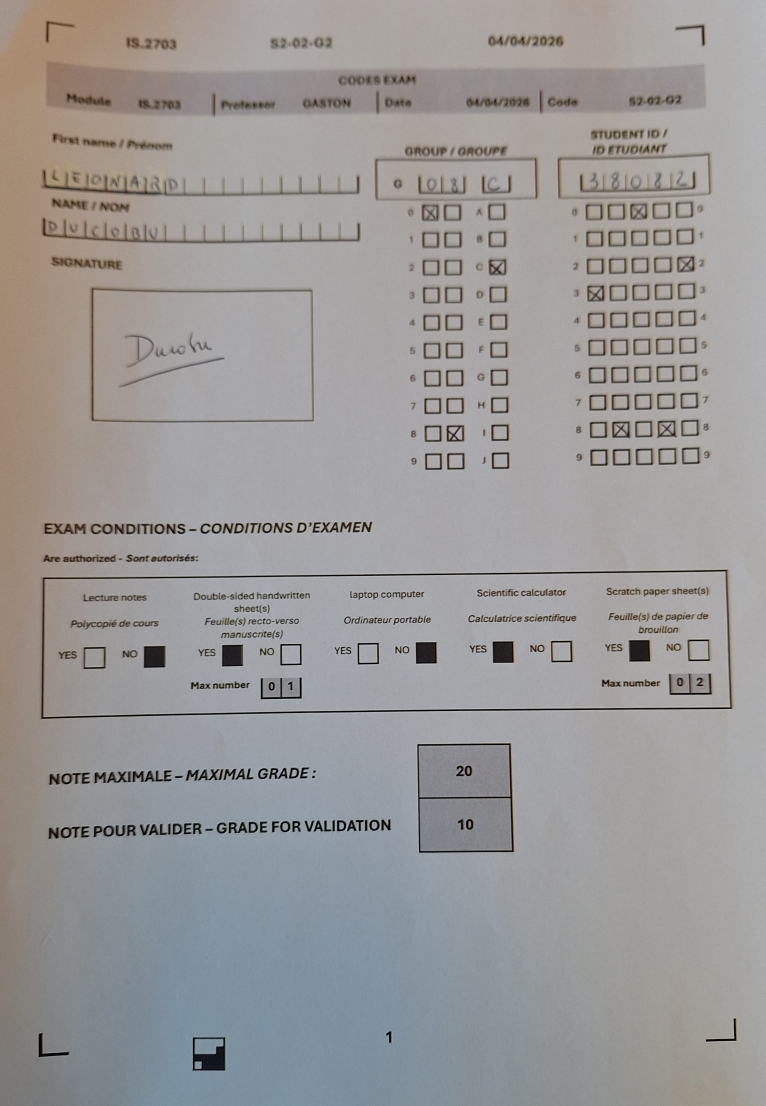
#> input picture src/data_exemple/EXAM_FORM3_38082/EXAM_FORM3_38082.jpg, 2296 x 3317 px (shown at 1/3 size)
$ python student_id_grid_detector.py data_exemple/EXAM_FORM3_38082/EXAM_FORM3_38082.jpg
#> lines starting #> are read from the running program, lines starting #| are printed output that depends on the picture; after the words box and inside, x2 and y2 are one past the last pixel; in counts of white or black regions, pixels touching at a corner belong together
# student_id_grid_detector.py
# Programme autonome pour lire le Student ID dans la grille 5 x 10.
# Méthodes utilisées : niveaux de gris, étirement d'histogramme, seuillage,
# morphologie simple, étiquetage de régions, profils / regroupement de coordonnées.

import os
import re
import csv
import itertools
import numpy as np
from skimage import io, color, transform, exposure, filters, measure, morphology, draw


# -----------------------------
# Paramètres principaux
# -----------------------------
SOURCE_PATH_DATA = "data/"
OUTPUT_CSV = "student_id_grid_results.csv"
DEBUG_DIR = "id_debug"

# ROI approximative de la grille STUDENT ID dans la page redressée.
# Format : x_min, y_min, x_max, y_max en pourcentage de largeur / hauteur.
ID_ROI_RATIO = (0.68, 0.12, 0.98, 0.55)

N_COLS = 5
N_ROWS = 10

# Seuil minimum pour dire qu'une case est cochée.
# Si les images sont très propres, 0.035 suffit souvent.
# Si les X sont très fins/faibles, descendre vers 0.025.
MIN_CHECK_RATIO = 0.030

# Padding interne : on enlève les bords imprimés de la case.
INNER_PAD_RATIO = 0.27


# -----------------------------
# Chargement et prétraitement
# -----------------------------
def load_gray_image(path):
    """Charge une image, la convertit en niveaux de gris float [0,1], et la met en portrait."""
    img = io.imread(path)
#> img is the input picture: shape (3317, 2296, 3); mean R, G, B 154.6, 152.5, 152.3

    if img.ndim == 3:
        img_gray = color.rgb2gray(img)
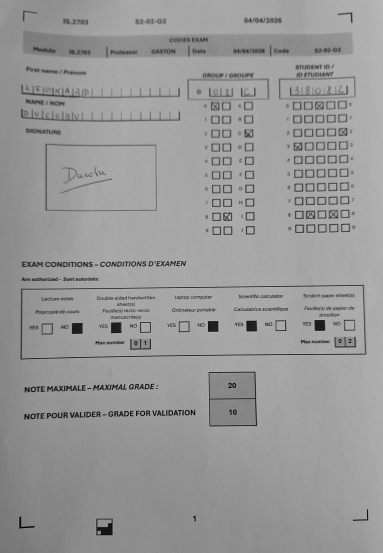
#> img_gray: shape (3317, 2296) float64 (shown at 1/6 size); min 0, max 0.796, mean 0.6
    else:
        img_gray = img.astype(float)
        if img_gray.max() > 1.0:
            img_gray = img_gray / 255.0

    # Même logique que ton turn_image : si la photo est en paysage, on tourne.
    H, W = img_gray.shape
    if W > H:
        img_gray = transform.rotate(img_gray, angle=270, resize=True, preserve_range=True)

    return img_gray


def stretch_histo(img_gray, p_low=5, p_high=95):
    """Etirement d'histogramme basique."""
#> called with p_low = 5, p_high = 95
    low, high = np.percentile(img_gray, (p_low, p_high))
#> low = 0.471; high = 0.678
    if high <= low:
        return img_gray
    return exposure.rescale_intensity(img_gray, in_range=(low, high), out_range=(0, 1))
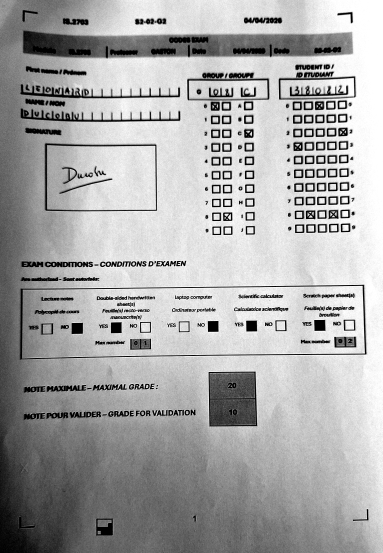
#> returned value: shape (3317, 2296) float64 (shown at 1/6 size); min 0, max 1, mean 0.664


def binarize_dark_pixels(img_gray):
    """
    Binarise les pixels foncés.
    Résultat : True = noir / encre / traits imprimés.
    """
    img_stretched = stretch_histo(img_gray)
    otsu = filters.threshold_otsu(img_stretched)
#> otsu = 0.6

    # On rend le seuil un peu plus strict que Otsu pour éviter les ombres gris clair.
    # 0.92 garde les traits noirs et l'encre, mais rejette mieux le fond.
    threshold = otsu * 0.92
#> threshold = 0.552
    img_bin = img_stretched < threshold
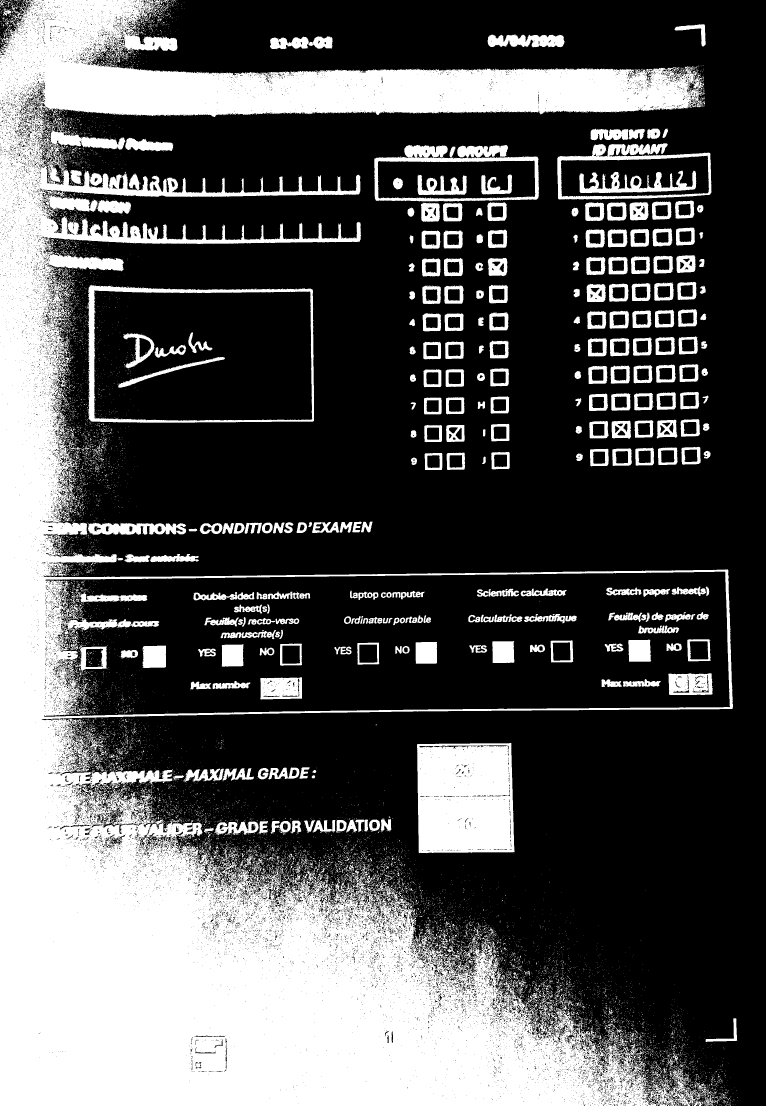
#> img_bin: shape (3317, 2296) bool (shown at 1/3 size); 33% white; 13916 white regions (13121 under 20 px), largest, box (x1, y1, x2, y2) and area: (0, 0, 2199, 3317) 1951114, (1251, 2229, 1545, 2560) 91112, (260, 854, 942, 1268) 21353

    # Nettoyage très léger. Pas de grosse érosion ici, sinon les X manuscrits fins disparaissent.
    img_bin = morphology.remove_small_objects(img_bin, min_size=8)
#> img_bin: shape (3317, 2296) bool; 32.5% white; 1906 white regions (1160 under 20 px), largest, box (x1, y1, x2, y2) and area: (0, 0, 2199, 3317) 1945261, (1251, 2229, 1544, 2560) 91107, (262, 854, 942, 1268) 21327
    img_bin = morphology.binary_closing(img_bin, morphology.square(2))
#> img_bin: shape (3317, 2296) bool; 33.3% white; 1279 white regions (699 under 20 px), largest, box (x1, y1, x2, y2) and area: (0, 0, 2199, 3317) 2017674, (1251, 2229, 1544, 2560) 91824, (262, 854, 942, 1268) 21510

    return img_bin, img_stretched


# -----------------------------
# Détection de la grille 5 x 10
# -----------------------------
def crop_id_roi(img):
    """Retourne la sous-image où se trouve normalement la grille STUDENT ID."""
    H, W = img.shape[:2]
    rx1, ry1, rx2, ry2 = ID_ROI_RATIO
    x1 = int(rx1 * W)
    y1 = int(ry1 * H)
    x2 = int(rx2 * W)
    y2 = int(ry2 * H)
    return img[y1:y2, x1:x2], (x1, y1, x2, y2)


def find_square_candidates(img_bin):
    """
    Trouve des candidats de cases carrées dans la ROI.
    Les coordonnées retournées sont relatives à la ROI.
    """
    roi, _ = crop_id_roi(img_bin)
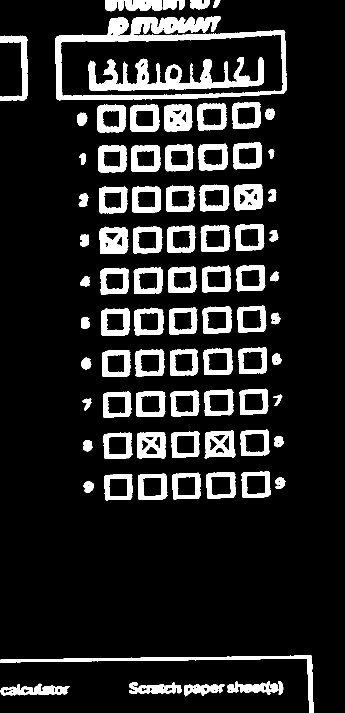
#> roi: shape (1426, 689) bool (shown at 1/2 size); 14.1% white; 83 white regions, largest, box (x1, y1, x2, y2) and area: (111, 32, 574, 201) 16426, (177, 114, 528, 181) 10006, (0, 1310, 628, 1426) 4701

    # Une petite fermeture aide quand un bord de case est coupé.
    roi_clean = morphology.binary_closing(roi, morphology.square(2))
#> roi_clean: shape (1426, 689) bool; 14.1% white; 83 white regions

    labels = measure.label(roi_clean, connectivity=2)
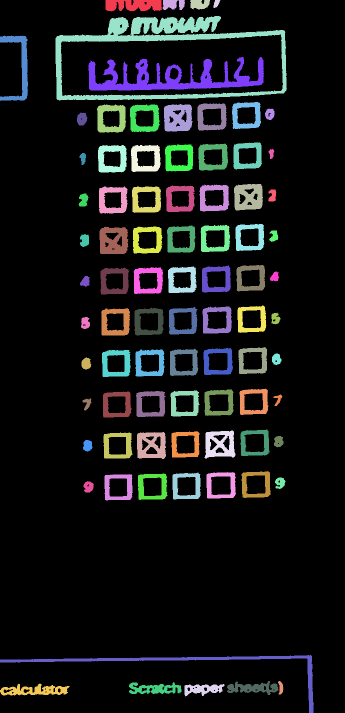
#> labels: shape (1426, 689) int32 (shown at 1/2 size); 84 distinct labels, from 0 to 83; one colour per label, 0 black
    props = measure.regionprops(labels)
#> props = 83 regions; largest, box (x1, y1, x2, y2) and area: (111, 32, 574, 201) 16426, (177, 114, 528, 181) 10006, (0, 1310, 628, 1426) 4702, (328, 208, 385, 263) 2546, (199, 453, 257, 508) 2493

    H, W = roi.shape
    candidates = []

    for p in props:
        minr, minc, maxr, maxc = p.bbox
        h = maxr - minr
        w = maxc - minc
        area = p.area

        # Bornes relatives, pour rester valables si la résolution change.
        min_side = max(10, int(0.015 * H))
        max_side = max(25, int(0.110 * H))

        ratio = w / h if h > 0 else 0
        extent = area / float(w * h) if w * h > 0 else 0

        # Une case vide est surtout un contour : extent faible à moyen.
        # Une case cochée a plus d'encre, mais reste dans la même bbox.
        if min_side <= w <= max_side and min_side <= h <= max_side:
            if 0.65 <= ratio <= 1.45 and 0.08 <= extent <= 0.75:
                candidates.append({
                    "bbox": (minc, minr, maxc, maxr),
                    "cx": (minc + maxc) / 2.0,
                    "cy": (minr + maxr) / 2.0,
                    "w": w,
                    "h": h,
                    "area": area,
                })
#> this loop made 83 passes
#> (minr, minc, maxr, maxc, h, w, area, ratio) on passes 1 to 8: (0, 211, 23, 324, 23, 113, 2090, 4.91), (0, 325, 20, 370, 20, 45, 681, 2.25), (0, 380, 19, 420, 19, 40, 599, 2.11), (0, 427, 16, 441, 16, 14, 142, 0.875), (32, 111, 201, 574, 169, 463, 16426, 2.74), (71, 0, 202, 56, 131, 56, 2323, 0.427), (114, 177, 181, 528, 67, 351, 10006, 5.24), (204, 464, 258, 522, 54, 58, 1704, 1.07)

    return candidates


def group_values(values, max_gap):
    """Regroupe des coordonnées 1D proches, puis retourne les centres des groupes."""
#> called with max_gap = 36.4
    if len(values) == 0:
        return []

    values = sorted(values)
    groups = [[values[0]]]

    for v in values[1:]:
        if abs(v - np.mean(groups[-1])) <= max_gap:
            groups[-1].append(v)
        else:
            groups.append([v])
#> this loop made 48 passes
#> v on passes 1 to 8: 223, 225, 226.5, 229.5, 231, 232.5, 234.5, 236
#> the loop in group_values (call 2), `for v in values[1:]:` made 48 passes
#> v on passes 1 to 8: 233.5, 236.5, 237, 312, 314, 316, 317, 317.5

    return [{"center": float(np.mean(g)), "count": len(g), "values": g} for g in groups]


def select_regular_clusters(clusters, n_expected):
    """
    Sélectionne n_expected groupes dont les centres forment une grille régulière.
    C'est plus robuste que juste prendre les plus gros composants.
    """
#> called with n_expected = 5
    if len(clusters) < n_expected:
        return None

    clusters = sorted(clusters, key=lambda c: c["center"])

    # Si trop de groupes parasites, on teste les combinaisons raisonnables.
    best_combo = None
    best_cost = float("inf")

    max_count = max(c["count"] for c in clusters)
    all_combos = itertools.combinations(clusters, n_expected)

    for combo in all_combos:
        centers = np.array([c["center"] for c in combo], dtype=float)
        gaps = np.diff(centers)
        if np.any(gaps <= 0):
            continue

        mean_gap = np.mean(gaps)
        if mean_gap <= 0:
            continue

        regularity_cost = np.std(gaps) / mean_gap
        count_bonus = sum(c["count"] for c in combo) / float(n_expected * max_count)

        # On veut une grille régulière et beaucoup de cases détectées par ligne/colonne.
        cost = regularity_cost - 0.10 * count_bonus

        if cost < best_cost:
            best_cost = cost
            best_combo = combo
#> this loop made 21 passes

    if best_combo is None:
        return None

    return sorted([float(c["center"]) for c in best_combo])


def reconstruct_grid(img_bin):
    """
    Reconstruit la grille Student ID.
    Retourne une liste 10 x 5 de bboxes absolues : grid[row][col] = (x1,y1,x2,y2).
    """
    candidates = find_square_candidates(img_bin)
    _, (rx1, ry1, _, _) = crop_id_roi(img_bin)

    if len(candidates) < 15:
        return None, candidates

    sides = [0.5 * (c["w"] + c["h"]) for c in candidates]
    median_side = float(np.median(sides))
    group_tol = max(6, 0.65 * median_side)

    x_groups = group_values([c["cx"] for c in candidates], group_tol)
    y_groups = group_values([c["cy"] for c in candidates], group_tol)

    x_centers = select_regular_clusters(x_groups, N_COLS)
    y_centers = select_regular_clusters(y_groups, N_ROWS)
#> the loop in select_regular_clusters (call 2), `for combo in all_combos:` made 1 pass

    if x_centers is None or y_centers is None:
        return None, candidates

    # Side légèrement agrandi, pour que la bbox recouvre bien la case même si le composant est incomplet.
    side = median_side * 1.05

    grid = []
    for y in y_centers:
        row = []
        for x in x_centers:
            x1 = int(round(rx1 + x - side / 2))
            y1 = int(round(ry1 + y - side / 2))
            x2 = int(round(rx1 + x + side / 2))
            y2 = int(round(ry1 + y + side / 2))
            row.append((x1, y1, x2, y2))
        grid.append(row)
#> this loop made 10 passes
#> y on passes 1 to 8: 234.5, 315.3, 398.2, 477.5, 559.4, 641.3, 724.3, 806.6

    return grid, candidates


# -----------------------------
# Lecture des cases cochées
# -----------------------------
def ink_ratio_inside_box(img_bin, bbox, pad_ratio=INNER_PAD_RATIO):
    """Calcule le ratio de pixels noirs dans l'intérieur de la case, sans compter le contour."""
    H, W = img_bin.shape
    x1, y1, x2, y2 = bbox

    x1 = max(0, min(W - 1, x1))
    x2 = max(0, min(W, x2))
    y1 = max(0, min(H - 1, y1))
    y2 = max(0, min(H, y2))

    w = x2 - x1
    h = y2 - y1
    if w <= 4 or h <= 4:
        return 0.0

    px = int(pad_ratio * w)
    py = int(pad_ratio * h)

    inner = img_bin[y1 + py:y2 - py, x1 + px:x2 - px]
    if inner.size == 0:
        return 0.0

    return float(np.sum(inner)) / float(inner.size)


def read_student_id_from_grid(img_bin, grid):
    """
    Lit le Student ID : 5 colonnes, 10 lignes.
    Chaque colonne donne un chiffre, la ligne cochée donne la valeur 0..9.
    """
    ratios = np.zeros((N_ROWS, N_COLS), dtype=float)

    for row in range(N_ROWS):
        for col in range(N_COLS):
            ratios[row, col] = ink_ratio_inside_box(img_bin, grid[row][col])
#> this loop made 10 passes
#> pass 1, in ink_ratio_inside_box (call 4), `inner = img_bin[y1 + py:y2 - py, x1 + px:x2 - px]`:
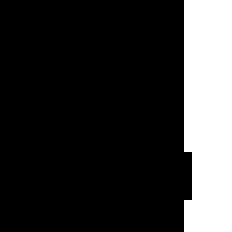
#> inner: shape (29, 29) bool (shown 8 times larger); 20% white; 1 white region, box (x1, y1, x2, y2) and area: (23, 0, 29, 29) 168

    digits = []
    confidence = []

    for col in range(N_COLS):
        col_ratios = ratios[:, col]
        best_row = int(np.argmax(col_ratios))
        sorted_ratios = np.sort(col_ratios)
        best = float(sorted_ratios[-1])
        second = float(sorted_ratios[-2]) if len(sorted_ratios) >= 2 else 0.0

        # Seuil dynamique : utile quand certaines images sont plus bruitées.
        dynamic_threshold = max(MIN_CHECK_RATIO, float(np.mean(col_ratios) + 1.6 * np.std(col_ratios)))

        # On accepte si la meilleure case est assez noire et plus forte que les autres.
        if best >= dynamic_threshold and best >= second + 0.010:
            digits.append(str(best_row))
            confidence.append(best - second)
        else:
            digits.append("?")
            confidence.append(best - second)
#| Student ID lu : 38082
#| Status : ok

    return "".join(digits), ratios, confidence


def detect_student_id(path):
    """Fonction principale pour une image."""
    img_gray = load_gray_image(path)
    img_bin, img_stretched = binarize_dark_pixels(img_gray)

    grid, candidates = reconstruct_grid(img_bin)
    if grid is None:
        return {
            "student_id": "?????",
            "ok": False,
            "reason": "grille_non_detectee",
            "grid": None,
            "ratios": None,
            "img_bin": img_bin,
            "img_gray": img_gray,
            "candidates": candidates,
        }

    student_id, ratios, confidence = read_student_id_from_grid(img_bin, grid)
    ok = "?" not in student_id

    return {
        "student_id": student_id,
        "ok": ok,
        "reason": "ok" if ok else "case_ambigue",
        "grid": grid,
        "ratios": ratios,
        "confidence": confidence,
        "img_bin": img_bin,
        "img_gray": img_gray,
        "candidates": candidates,
    }


# -----------------------------
# Debug visuel
# -----------------------------
def draw_debug_image(result, out_path):
    """Sauvegarde une image avec la grille détectée et les cases choisies."""
#> called with out_path = 'id_debug/single_debug.jpg'
    img = result["img_gray"]
    rgb = np.dstack([img, img, img])
    rgb = exposure.rescale_intensity(rgb, out_range=(0, 1))
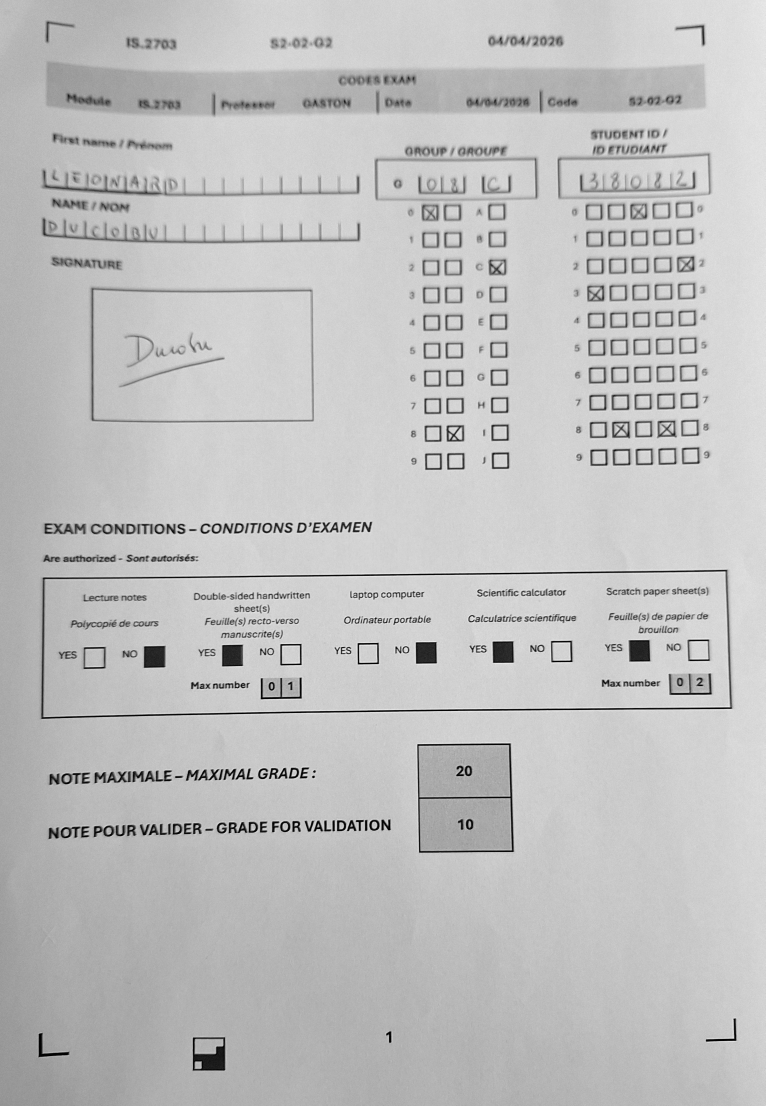
#> rgb: shape (3317, 2296, 3) float64 (shown at 1/3 size); min 0, max 1, mean 0.753

    grid = result["grid"]
    ratios = result["ratios"]

    if grid is not None:
        chosen_rows = []
        if ratios is not None:
            for col in range(N_COLS):
                chosen_rows.append(int(np.argmax(ratios[:, col])))

        for row in range(N_ROWS):
            for col in range(N_COLS):
                x1, y1, x2, y2 = grid[row][col]
                rr, cc = draw.rectangle_perimeter(start=(y1, x1), end=(y2, x2), shape=rgb.shape)

                # Rouge = case, vert = case lue comme cochée.
                if col < len(chosen_rows) and row == chosen_rows[col]:
                    rgb[rr, cc, 0] = 0.0
                    rgb[rr, cc, 1] = 1.0
                    rgb[rr, cc, 2] = 0.0
                else:
                    rgb[rr, cc, 0] = 1.0
                    rgb[rr, cc, 1] = 0.0
                    rgb[rr, cc, 2] = 0.0

    io.imsave(out_path, (rgb * 255).astype(np.uint8))


# -----------------------------
# Traitement dossier projet
# -----------------------------
# [54 lines left out: functions iter_presence_images, process_all_images, not called in this run]


# -----------------------------
# Lancement
# -----------------------------
if __name__ == "__main__":
    # Test rapide sur une seule image :
    # python student_id_grid_detector.py chemin/vers/image.jpg
    import sys

    if len(sys.argv) >= 2:
        image_path = sys.argv[1]
        result = detect_student_id(image_path)
        print("Student ID lu :", result["student_id"])
        print("Status :", result["reason"])
        if not os.path.exists(DEBUG_DIR):
            os.mkdir(DEBUG_DIR)
        debug_path = os.path.join(DEBUG_DIR, "single_debug.jpg")
        draw_debug_image(result, debug_path)
        print("Debug :", debug_path)
    else:
        # Sinon, traite tout le dossier data/FORMx/EXAM_FORMx_PRESENCES/
        process_all_images(SOURCE_PATH_DATA, OUTPUT_CSV, debug=True)
